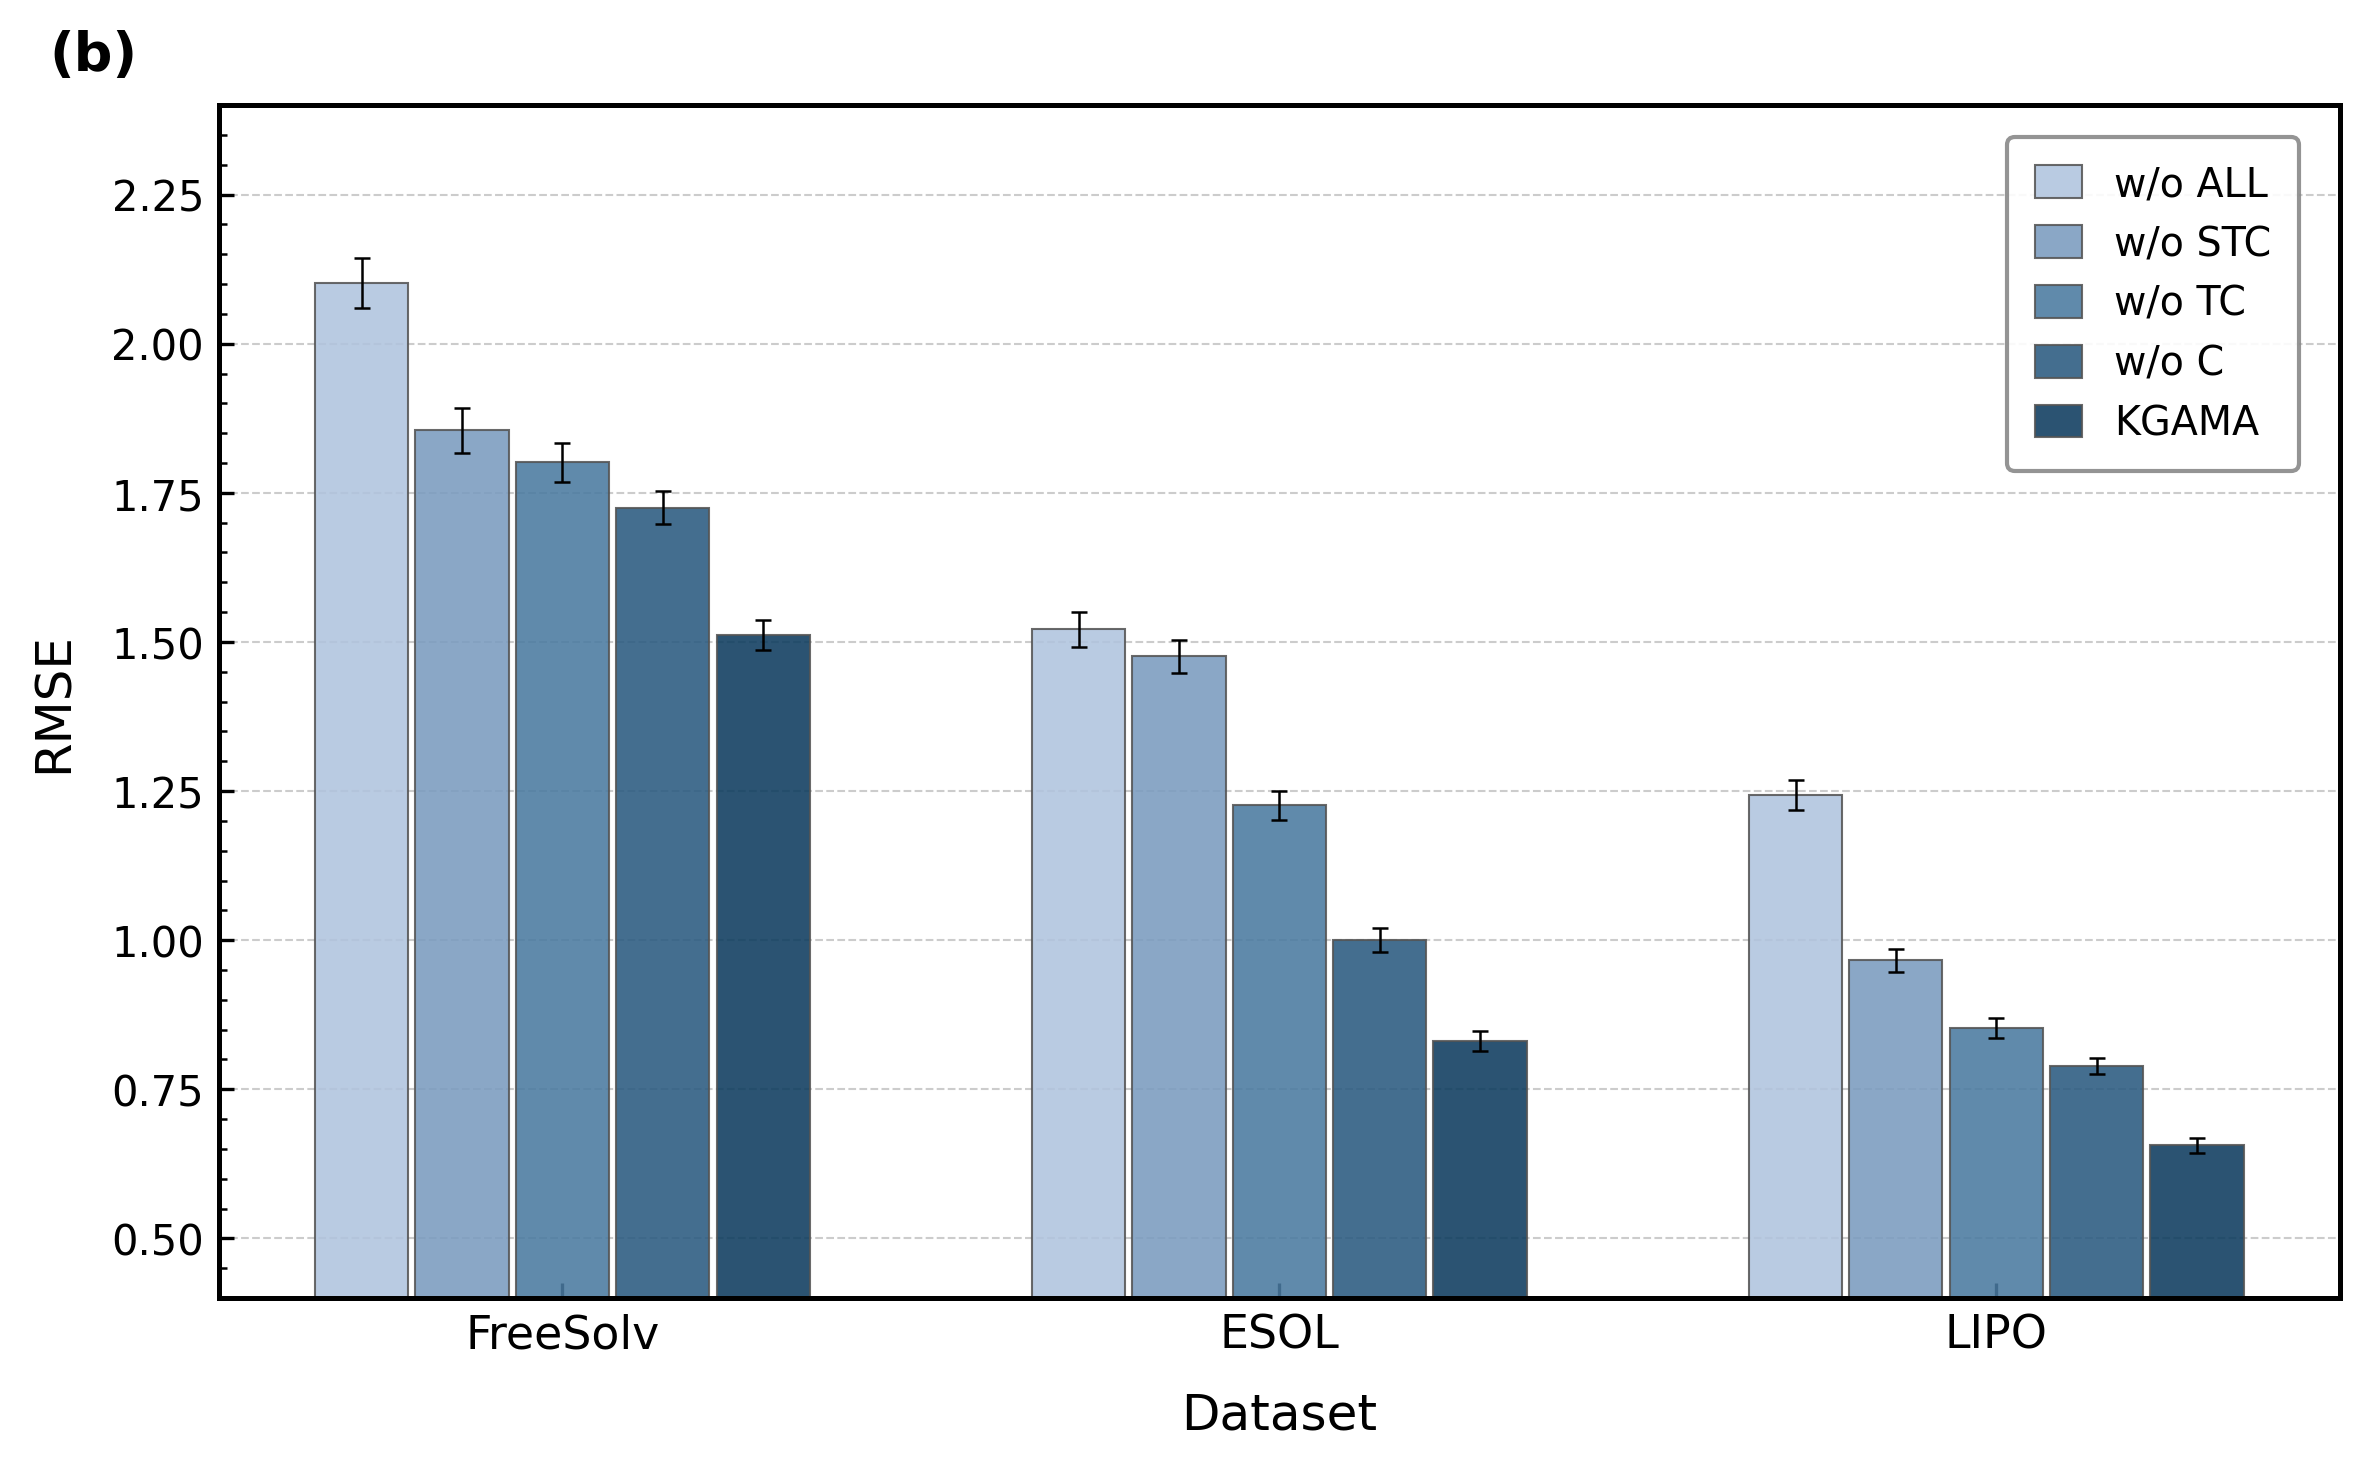

Reproduce this figure in Python.
import numpy as np
import matplotlib.pyplot as plt

# =========================
# 1) 任务与方法定义
# =========================
tasks_reg = ["FreeSolv", "ESOL", "LIPO"]

methods = [
    "w/o ALL",
    "w/o STC",
    "w/o TC",
    "w/o C",
    "KGAMA"
]

# 低调学术配色：深蓝灰渐变系（与分类图一致）
colors = ['#b0c4de', '#7a9bbf', '#4a7aa0', '#2a5a80', '#0d3b5e']

# =========================
# 2) 真实实验数据（RMSE，越低越好）
# shape: [num_methods, num_tasks] 顺序对应 [FreeSolv, ESOL, LIPO]
# =========================
results = np.array([
    [2.102, 1.521, 1.244],  # w/o ALL
    [1.855, 1.476, 0.966],  # w/o STC
    [1.801, 1.226, 0.853],  # w/o TC
    [1.725, 1.001, 0.789],  # w/o C
    [1.512, 0.831, 0.656],  # KGAMA
])

std = np.array([
    [0.042, 0.030, 0.025],
    [0.038, 0.028, 0.020],
    [0.033, 0.024, 0.017],
    [0.028, 0.020, 0.014],
    [0.025, 0.016, 0.012],
])

# =========================
# 3) 全局样式
# =========================
plt.rcParams['font.family'] = 'Times New Roman'
plt.rcParams['font.size'] = 10
plt.rcParams['axes.linewidth'] = 1.2
plt.rcParams['xtick.direction'] = 'in'
plt.rcParams['ytick.direction'] = 'in'

# =========================
# 4) 绘图
# =========================
num_methods = len(methods)
num_tasks = len(tasks_reg)

x = np.arange(num_tasks)
bar_width = 0.13
gap = 0.01

fig, ax = plt.subplots(figsize=(8, 5), dpi=150)

for i, (method, color) in enumerate(zip(methods, colors)):
    offset = (i - (num_methods - 1) / 2) * (bar_width + gap)
    ax.bar(
        x + offset,
        results[i],
        width=bar_width,
        label=method,
        color=color,
        yerr=std[i],
        capsize=2,
        error_kw={'elinewidth': 0.6, 'capthick': 0.6},
        edgecolor='#555555',
        linewidth=0.5,
        alpha=0.88,
    )

# =========================
# 5) 坐标轴设置
# =========================
ax.set_xticks(x)
ax.set_xticklabels(tasks_reg, fontsize=11)
ax.set_xlabel("Dataset", fontsize=12, labelpad=8)
ax.set_ylabel("RMSE", fontsize=12, labelpad=8)
ax.set_ylim(0.4, 2.4)
ax.yaxis.set_minor_locator(plt.MultipleLocator(0.05))
ax.tick_params(axis='y', which='minor', direction='in', length=2)

# 网格线（仅横向，淡色）
ax.yaxis.grid(True, linestyle='--', linewidth=0.5, color='#cccccc', zorder=0)
ax.set_axisbelow(True)

# 子图编号
ax.text(-0.08, 1.02, '(b)', transform=ax.transAxes,
        fontsize=13, fontweight='bold', va='bottom')

# =========================
# 6) 图例
# =========================
ax.legend(
    loc='upper right',
    bbox_to_anchor=(0.99, 0.99),
    frameon=True,
    fontsize=9.5,
    edgecolor='#888888',
    facecolor='white',
    framealpha=0.9,
    borderpad=0.7,
    handlelength=1.2,
    handleheight=0.9,
)

plt.tight_layout()

# =========================
# 7) 保存
# =========================
plt.savefig("ablation_bar_reg.png", dpi=300, bbox_inches="tight")
print("已保存：ablation_bar_reg.png")
plt.show()
